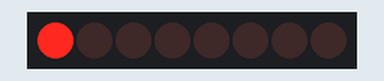
Recording of a sketch running on a simulated Arduino Uno, built with avr-gcc and run on an emulated ATmega328P. On the bench: 8 shift-register outputs drawn as a row of LEDs (first output left, lit = HIGH). Wiring (from diagram.json): shift register (74HC595): data pin 8; shift clock pin 10; latch pin 9; row of LEDs: on Q0, Q1, Q2, Q3, Q4, Q5, Q6, Q7.

Above: at 0.5 s.
At 2.5 s:
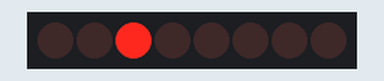
At 3.5 s:
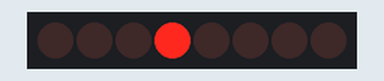
At 4.5 s:
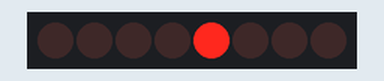
At 6.5 s:
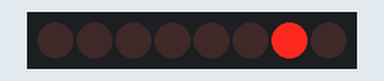
At 9.5 s:
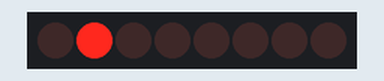
Timing chart, 0 to 10.4 s (numbered marks = the images above):
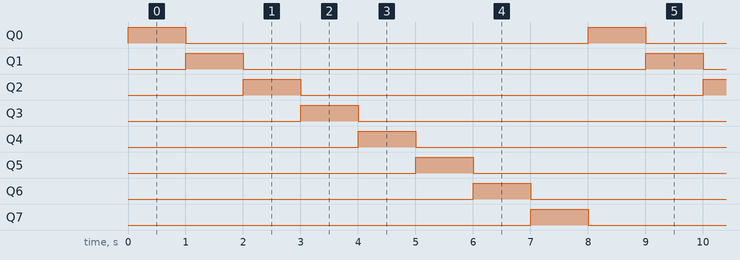

Measured:
- by itself, Q0–7: alternates HIGH for 1.0 s and LOW for 7.0 s
- by itself, everything shown: repeats every 8.0 s, in 8 steps

The sketch:

04-shift-register.ino
```cpp
// Demo: LedChase = 8-LED chase, SevenSegment = digits 0-9, LightBar = photoresistor bar graph
enum ShiftDemo { LedChase, SevenSegment, LightBar };
constexpr ShiftDemo DEMO = LedChase;

constexpr int DATA_PIN = 8;
constexpr int LATCH_PIN = 9;
constexpr int CLOCK_PIN = 10;
constexpr int LIGHT_PIN = A0;

constexpr int CHASE_STEP_MS = 1000;
constexpr int SEGMENT_STEP_MS = 1000;
constexpr int LIGHT_BAR_SAMPLE_MS = 50;

// 0bABCDEFGX — segment map for common-cathode 7-segment via 74HC595
const byte SEGMENT_DIGITS[10] = {
  0b11111100, // 0
  0b01100000, // 1
  0b11011010, // 2
  0b11110010, // 3
  0b01100110, // 4
  0b10110110, // 5
  0b10111110, // 6
  0b11100000, // 7
  0b11111110, // 8
  0b11110110  // 9
};

void shiftRegisterWrite(byte value, uint8_t bitOrder) {
  digitalWrite(LATCH_PIN, LOW);
  shiftOut(DATA_PIN, CLOCK_PIN, bitOrder, value);
  digitalWrite(LATCH_PIN, HIGH);
}

void setupShiftPins() {
  pinMode(DATA_PIN, OUTPUT);
  pinMode(LATCH_PIN, OUTPUT);
  pinMode(CLOCK_PIN, OUTPUT);
}

// --- LedChase ---

int chaseIndex = 0;

void setupLedChase() {
  setupShiftPins();
}

void loopLedChase() {
  byte pattern = 0;
  bitSet(pattern, chaseIndex);
  shiftRegisterWrite(pattern, MSBFIRST);

  chaseIndex++;
  if (chaseIndex > 7) {
    chaseIndex = 0;
  }
  delay(CHASE_STEP_MS);
}

// --- SevenSegment ---

void setupSevenSegment() {
  setupShiftPins();
}

void loopSevenSegment() {
  for (int digit = 0; digit < 10; digit++) {
    shiftRegisterWrite(SEGMENT_DIGITS[digit], LSBFIRST);
    delay(SEGMENT_STEP_MS);
  }
}

// --- LightBar ---

int ledsFromLightLevel(int analogValue) {
  int count = 9 - analogValue / 63;
  if (count > 8) {
    return 8;
  }
  if (count < 0) {
    return 0;
  }
  return count;
}

byte patternForLedCount(int count) {
  if (count <= 0) {
    return 0;
  }
  byte pattern = 128; // MSB on first
  for (int i = 0; i < count - 1; i++) {
    pattern |= (1 << i);
  }
  return pattern;
}

void setupLightBar() {
  setupShiftPins();
}

void loopLightBar() {
  int lightValue = analogRead(LIGHT_PIN);
  int ledCount = ledsFromLightLevel(lightValue);
  shiftRegisterWrite(patternForLedCount(ledCount), LSBFIRST);
  delay(LIGHT_BAR_SAMPLE_MS);
}

void setup() {
  switch (DEMO) {
    case LedChase:
      setupLedChase();
      break;
    case SevenSegment:
      setupSevenSegment();
      break;
    case LightBar:
      setupLightBar();
      break;
  }
}

void loop() {
  switch (DEMO) {
    case LedChase:
      loopLedChase();
      break;
    case SevenSegment:
      loopSevenSegment();
      break;
    case LightBar:
      loopLightBar();
      break;
  }
}
```
